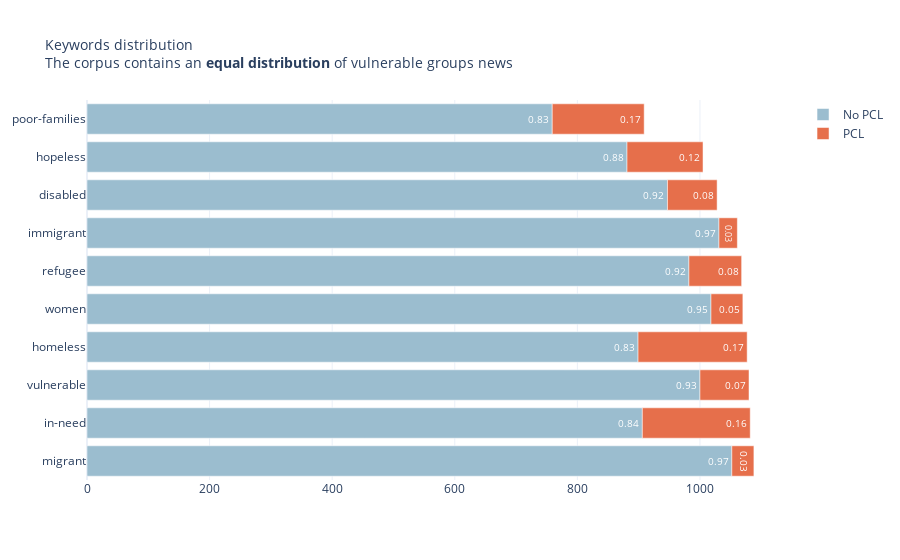

This figure's notebook cell:
### Markdown cell above
## Keyword analysis

### Code cell
s = binary_df["keyword"].value_counts()
keywords_df = pd.DataFrame({'keyword': s.index, 'frequency': s.values})
keywords = []
pcl_per_kw = []
not_pcl_per_kw = []
for keyword in keywords_df["keyword"]:
    values = binary_df[binary_df["keyword"] == keyword]["label"].value_counts().to_numpy()
    keywords.append(keyword)
    not_pcl_per_kw.append(values[0])
    pcl_per_kw.append(values[1])
table_df = pd.DataFrame({'Keyword': keywords, "No PCL Frequency": not_pcl_per_kw, "PCL Frequency": pcl_per_kw})
table_df["No PCL Ratio"] = table_df["No PCL Frequency"] / (table_df["No PCL Frequency"] + table_df["PCL Frequency"])
table_df["PCL Ratio"] = table_df["PCL Frequency"] / (table_df["No PCL Frequency"] + table_df["PCL Frequency"])

fig = go.Figure()
fig.add_trace(go.Bar(
    x = table_df["No PCL Frequency"],
    y = table_df["Keyword"],
    orientation = 'h', marker_color=LIGHT_BLUE_COLOR,
    name = 'No PCL', text=np.round(table_df["No PCL Ratio"], 2),
    textfont_color='white', textfont_size=10, textposition='auto'
))

fig.add_trace(go.Bar(
    x = table_df["PCL Frequency"],
    y = table_df["Keyword"],
    orientation = 'h', marker_color=LIGHT_RED_COLOR,
    name = 'PCL', text=np.round(table_df["PCL Ratio"], 2),
    textfont_color='white', textfont_size=10, textposition='inside'
))
fig.update_layout(
    template=TEMPLATE,
    title = dict(
        text="Keywords distribution<br>The corpus contains an <b>equal distribution</b> of vulnerable groups news",
        font_size=14
    ), 
    barmode='relative'
)
fig.show()

### Figure 1 — Plotly figure (JSON) as saved in the notebook; plotly's stock layout.template omitted (floating-point values rounded to 4 significant figures)
{"data": [{"marker": {"color": "#9bbdcf"}, "name": "No PCL", "orientation": "h", "text": [0.97, 0.84, 0.93, 0.83, 0.95, 0.92, 0.97, 0.92, 0.88, 0.83], "textfont": {"color": "white", "size": 10}, "textposition": "auto", "type": "bar", "x": [1052, 906, 1000, 899, 1018, 982, 1031, 947, 881, 759], "y": ["migrant", "in-need", "vulnerable", "homeless", "women", "refugee", "immigrant", "disabled", "hopeless", "poor-families"]}, {"marker": {"color": "#e66f4b"}, "name": "PCL", "orientation": "h", "text": [0.03, 0.16, 0.07, 0.17, 0.05, 0.08, 0.03, 0.08, 0.12, 0.17], "textfont": {"color": "white", "size": 10}, "textposition": "inside", "type": "bar", "x": [36, 176, 80, 178, 52, 86, 30, 81, 124, 150], "y": ["migrant", "in-need", "vulnerable", "homeless", "women", "refugee", "immigrant", "disabled", "hopeless", "poor-families"]}], "layout": {"barmode": "relative", "title": {"font": {"size": 14}, "text": "Keywords distribution<br>The corpus contains an <b>equal distribution</b> of vulnerable groups news"}}}
